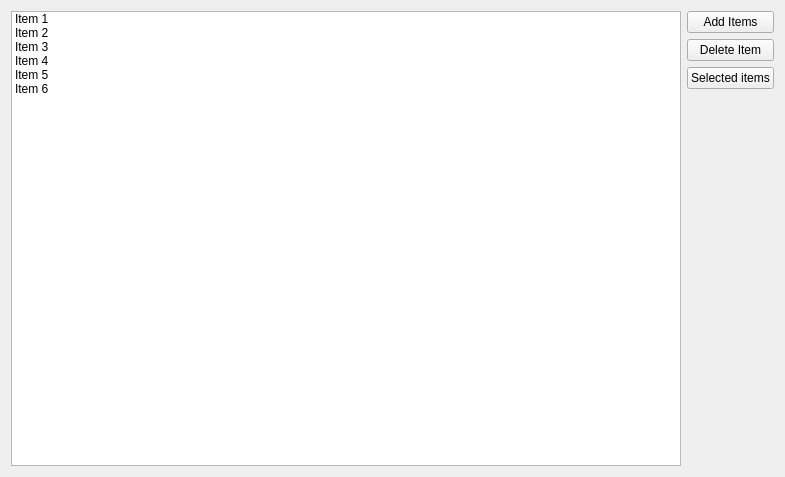
<?xml version="1.0" encoding="UTF-8"?>
<ui version="4.0">
 <class>Widget</class>
 <widget class="QWidget" name="Widget">
  <property name="geometry">
   <rect>
    <x>0</x>
    <y>0</y>
    <width>785</width>
    <height>477</height>
   </rect>
  </property>
  <property name="windowTitle">
   <string>Widget</string>
  </property>
  <layout class="QHBoxLayout" name="horizontalLayout">
   <item>
    <widget class="QListWidget" name="listWidget">
     <item>
      <property name="text">
       <string>Item 1</string>
      </property>
     </item>
     <item>
      <property name="text">
       <string>Item 2</string>
      </property>
     </item>
     <item>
      <property name="text">
       <string>Item 3</string>
      </property>
     </item>
     <item>
      <property name="text">
       <string>Item 4</string>
      </property>
     </item>
     <item>
      <property name="text">
       <string>Item 5</string>
      </property>
     </item>
     <item>
      <property name="text">
       <string>Item 6</string>
      </property>
     </item>
    </widget>
   </item>
   <item>
    <layout class="QVBoxLayout" name="verticalLayout">
     <item>
      <widget class="QPushButton" name="addItemButton">
       <property name="text">
        <string>Add Items</string>
       </property>
      </widget>
     </item>
     <item>
      <widget class="QPushButton" name="deleteItemButton">
       <property name="text">
        <string>Delete Item</string>
       </property>
      </widget>
     </item>
     <item>
      <widget class="QPushButton" name="selectedItemButton">
       <property name="text">
        <string>Selected items</string>
       </property>
      </widget>
     </item>
     <item>
      <spacer name="verticalSpacer">
       <property name="orientation">
        <enum>Qt::Vertical</enum>
       </property>
       <property name="sizeHint" stdset="0">
        <size>
         <width>20</width>
         <height>148</height>
        </size>
       </property>
      </spacer>
     </item>
    </layout>
   </item>
  </layout>
 </widget>
 <resources/>
 <connections/>
</ui>
